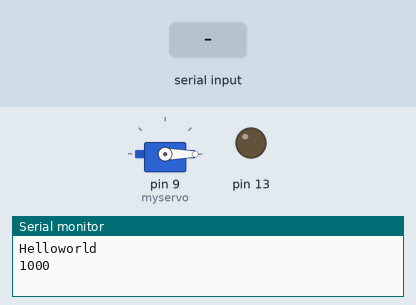
Bench run of a sketch on a simulated Arduino Uno, built with avr-gcc and run on an emulated ATmega328P. Parts: servo, output pins drawn as LEDs (lit = HIGH), the last lines printed to the serial monitor. The inputs (shaded band) are chosen by the test bench.

Above: at 2.0 s.
2.1 s: byte 30 received over Serial
At 3.4 s:
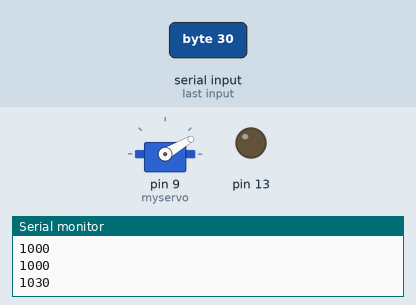
5.1 s: byte 120 received over Serial
At 6.8 s:
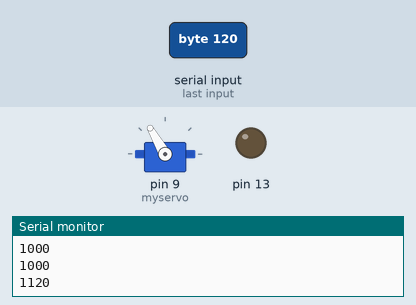
Timing chart, 0 to 8.5 s (numbered marks = the images above; inputs shaded):
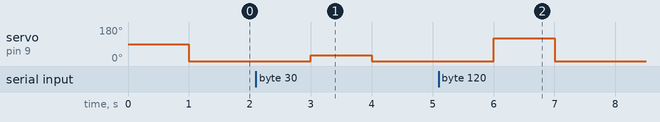

Measured:
- after the input at 2.1 s, servo on pin 9 (myservo): 0° → 30° after 0.90 s, → 0° 1.0 s later
- after the input at 5.1 s, servo on pin 9 (myservo): 0° → 120° after 0.90 s, → 0° 1.0 s later

The sketch:

Head.ino
```cpp
#include <Servo.h>
char getinput;
Servo myservo;

void setup() {
  myservo.attach(9);
  pinMode(13, OUTPUT);
  Serial.begin(9600);
  myservo.write(90);
  Serial.println("Helloworld");
}
int val;
void loop() {
  delay(1000);
  getinput = Serial.read();
  myservo.write(getinput);
  Serial.println(1000 + myservo.read());
}
```
